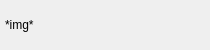
<?xml version="1.0" encoding="UTF-8"?>
<ui version="4.0">
 <class>DialogPreview</class>
 <widget class="QWidget" name="DialogPreview">
  <property name="geometry">
   <rect>
    <x>0</x>
    <y>0</y>
    <width>210</width>
    <height>50</height>
   </rect>
  </property>
  <property name="sizePolicy">
   <sizepolicy hsizetype="Fixed" vsizetype="Fixed">
    <horstretch>0</horstretch>
    <verstretch>0</verstretch>
   </sizepolicy>
  </property>
  <property name="windowTitle">
   <string>Form</string>
  </property>
  <layout class="QHBoxLayout" name="horizontalLayout" stretch="0,0">
   <property name="leftMargin">
    <number>5</number>
   </property>
   <property name="topMargin">
    <number>5</number>
   </property>
   <property name="rightMargin">
    <number>5</number>
   </property>
   <property name="bottomMargin">
    <number>5</number>
   </property>
   <item>
    <widget class="QLabel" name="img">
     <property name="sizePolicy">
      <sizepolicy hsizetype="Fixed" vsizetype="Fixed">
       <horstretch>0</horstretch>
       <verstretch>0</verstretch>
      </sizepolicy>
     </property>
     <property name="minimumSize">
      <size>
       <width>40</width>
       <height>40</height>
      </size>
     </property>
     <property name="maximumSize">
      <size>
       <width>40</width>
       <height>40</height>
      </size>
     </property>
     <property name="text">
      <string>*img*</string>
     </property>
    </widget>
   </item>
   <item>
    <layout class="QVBoxLayout" name="right">
     <item>
      <widget class="QLabel" name="username"/>
     </item>
     <item>
      <widget class="QLabel" name="last_message"/>
     </item>
    </layout>
   </item>
  </layout>
 </widget>
 <resources/>
 <connections/>
</ui>
